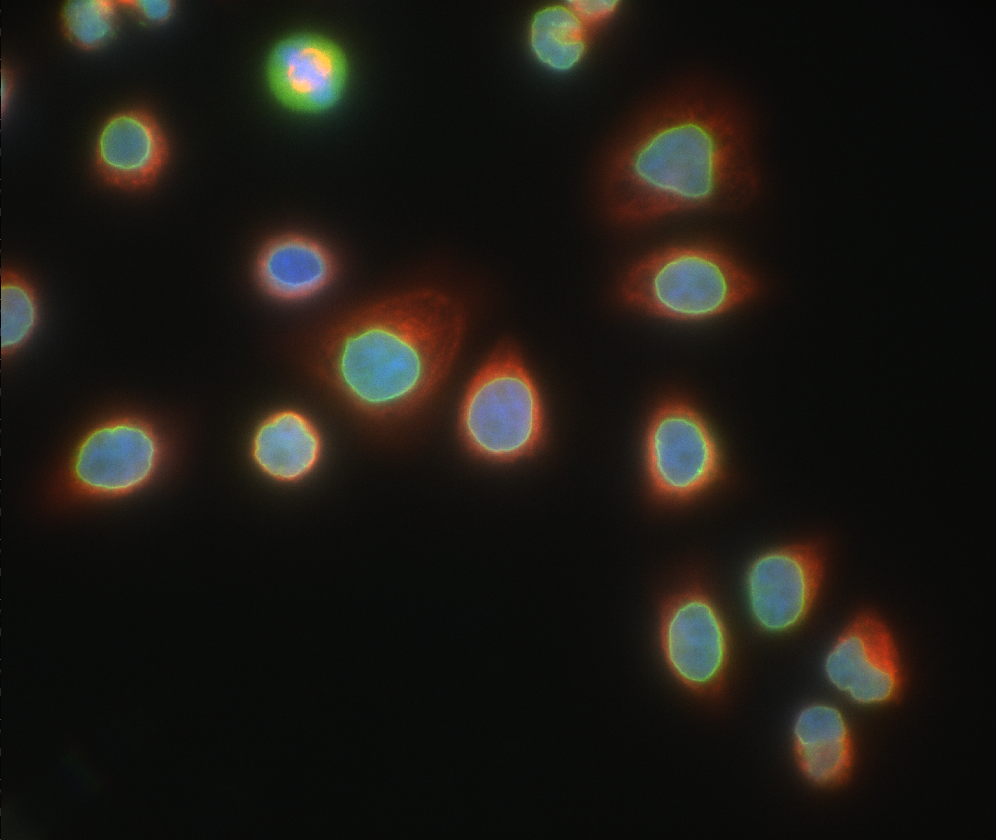
#> input picture img/Async2_overlapCROP.ome.tif, 996 x 840 px
$ python process.py   (older library calls are emulated)
#> lines starting #> are read from the running program, lines starting #| are printed output that depends on the picture
from imageio import imread
from pathlib import Path

import matplotlib.pyplot as plt

import skimage
import scipy

from scipy import ndimage as ndi

from scipy.ndimage import convolve
from scipy.ndimage import correlate
from skimage.morphology import reconstruction
from skimage import feature


#######################################
# mostly stollen from:
# http://scikit-image.org/docs/dev/user_guide/tutorial_segmentation.html
# simply amazing.
#######################################

# use modern pathlib instead of os.path
img_path = Path('./img') / 'Async2_overlapCROP.ome.tif'
# img_path = Path('./img') / 'G2M_T0_20_overlapCROP.ome.tif'
# img_path = Path('./img') / 'T25_8_overlapCROP.ome.tif'

# load tiff image using imageio, which uses Pillow underneath
im = imread(img_path)
#> im is the input picture: shape (840, 996, 3); mean R, G, B 28.3, 25.4, 20.4

im = skimage.img_as_float(im)

# split color channels from a 3D numpy array
r,g,b = [im[:,:,idx] for idx in (0,1,2)]
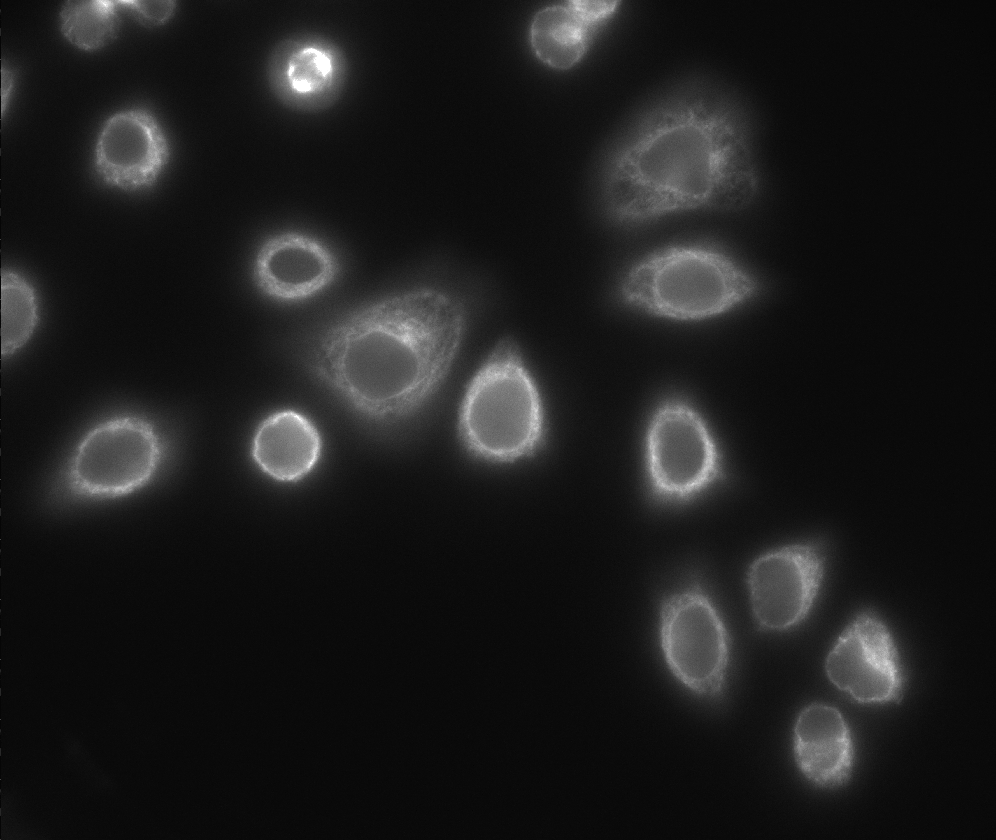
#> r: shape (840, 996) float64; min 0.00784, max 1, mean 0.111
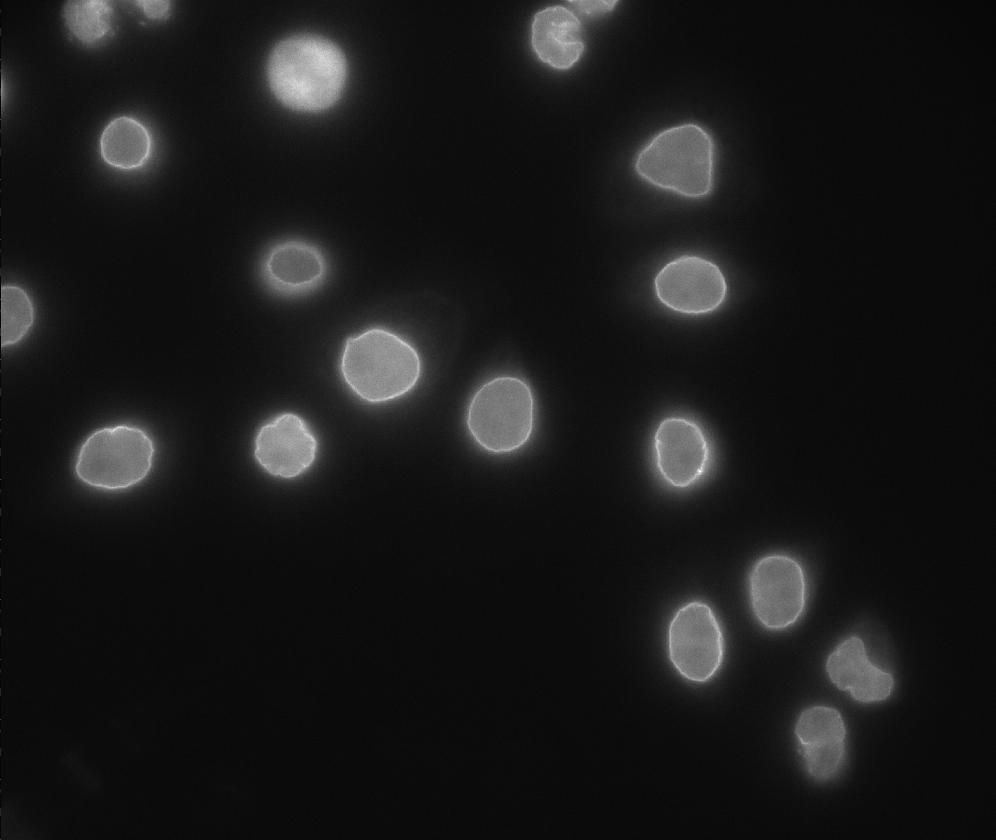
#> g: shape (840, 996) float64; min 0.0157, max 1, mean 0.0998
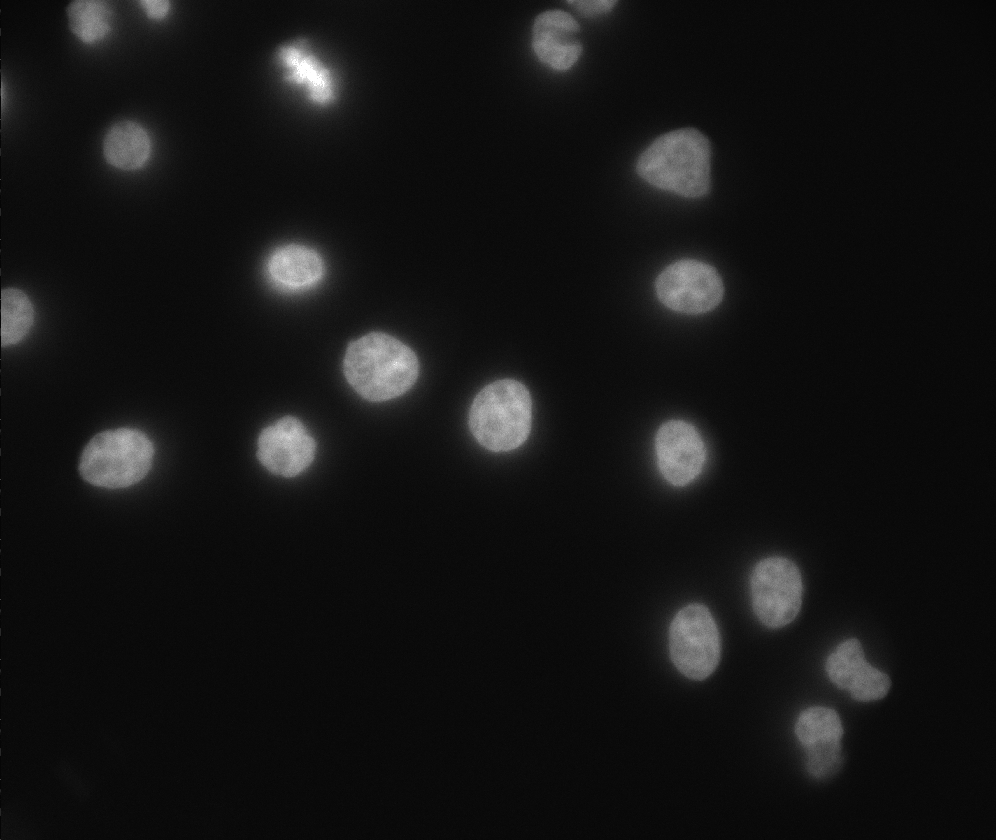
#> b: shape (840, 996) float64; min 0.00392, max 1, mean 0.0801


# [10 lines of commented-out code are left out]


from skimage.morphology import watershed
from skimage.filters import sobel

elevation_map = sobel(g)
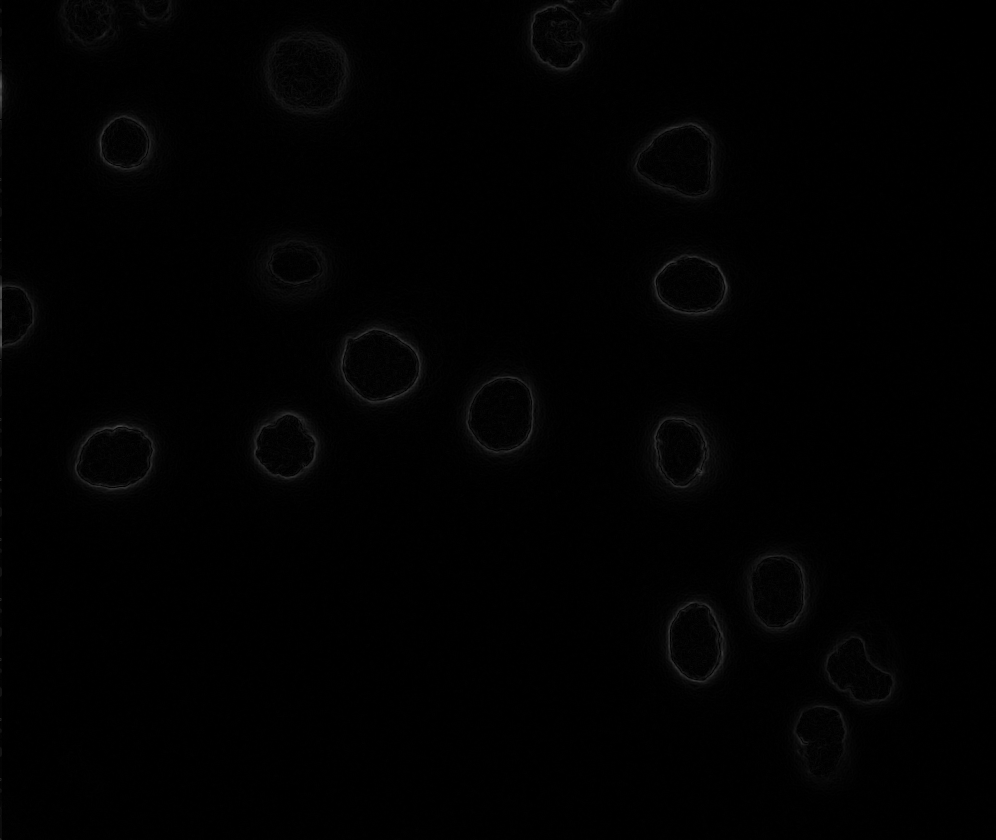
#> elevation_map: shape (840, 996) float64; min 0, max 0.339, mean 0.0075
plt.imshow(elevation_map)
plt.show()

#> (the run stopped early here; a loop or call above may not have finished)

$ run again, with img/G2M_T0_20_overlapCROP.ome.tif copied over img/Async2_overlapCROP.ome.tif
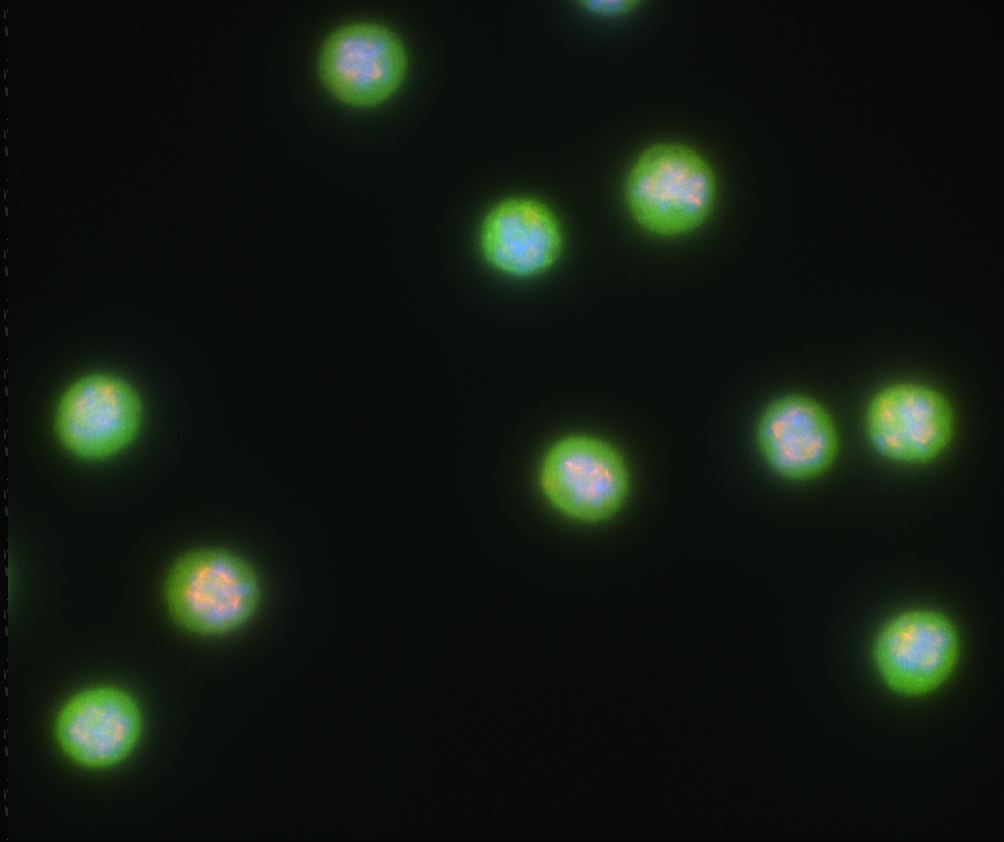
#> input picture img/G2M_T0_20_overlapCROP.ome.tif, 1004 x 842 px
#> im is the input picture: shape (842, 1004, 3); mean R, G, B 17.7, 25.3, 17.2
#> `r,g,b = [im[:,:,idx] for idx in (0,1,2)]`:
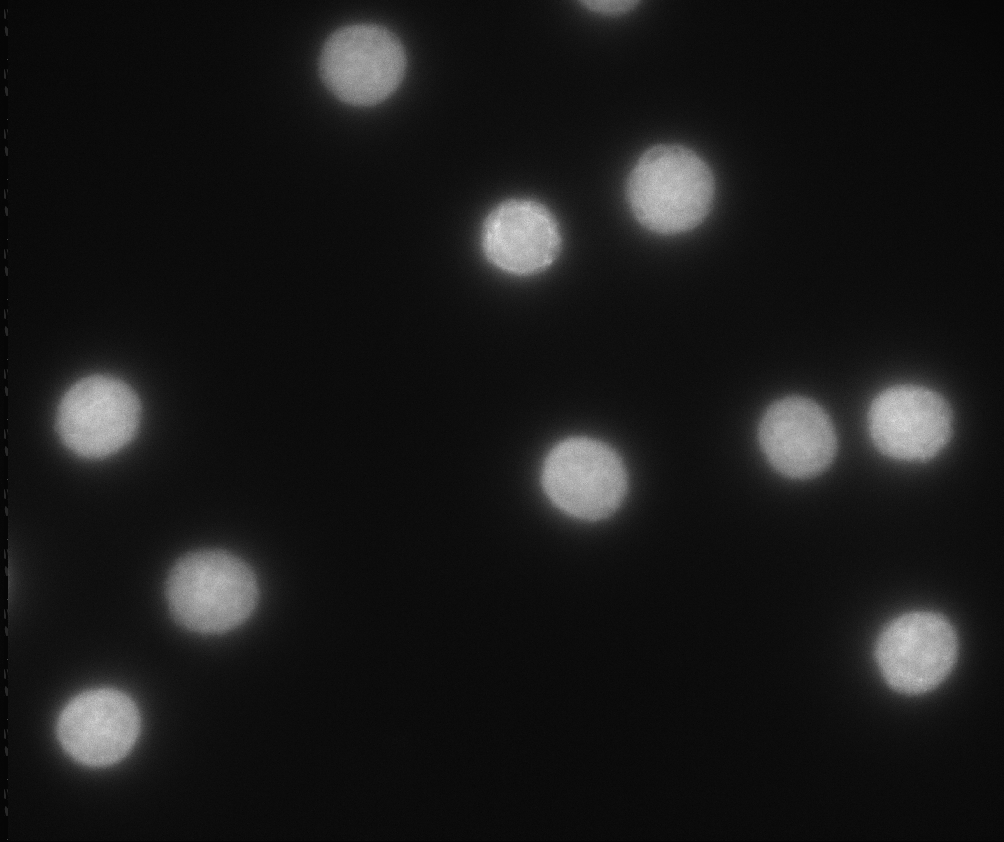
#> g: shape (842, 1004) float64; min 0.0157, max 0.902, mean 0.0992
#> `elevation_map = sobel(g)`:
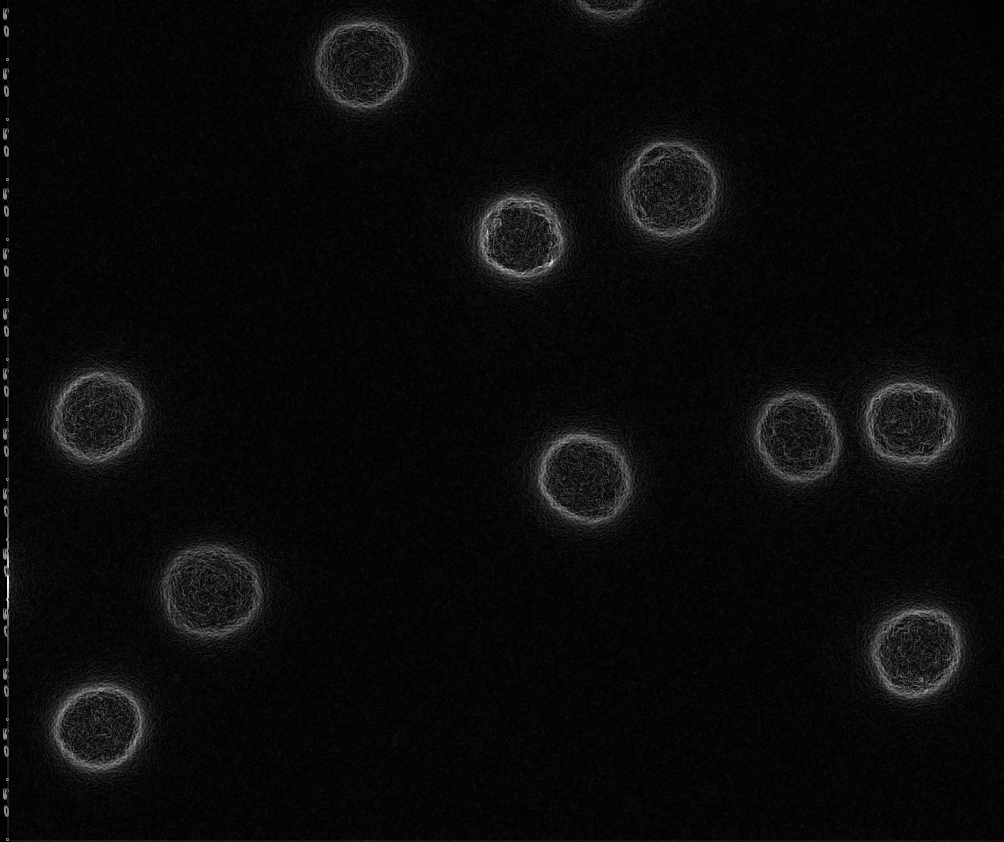
#> elevation_map: shape (842, 1004) float64; min 0, max 0.162, mean 0.00671; drawn with min black and max white

$ run again, with img/T25_8_overlapCROP.ome.tif copied over img/Async2_overlapCROP.ome.tif
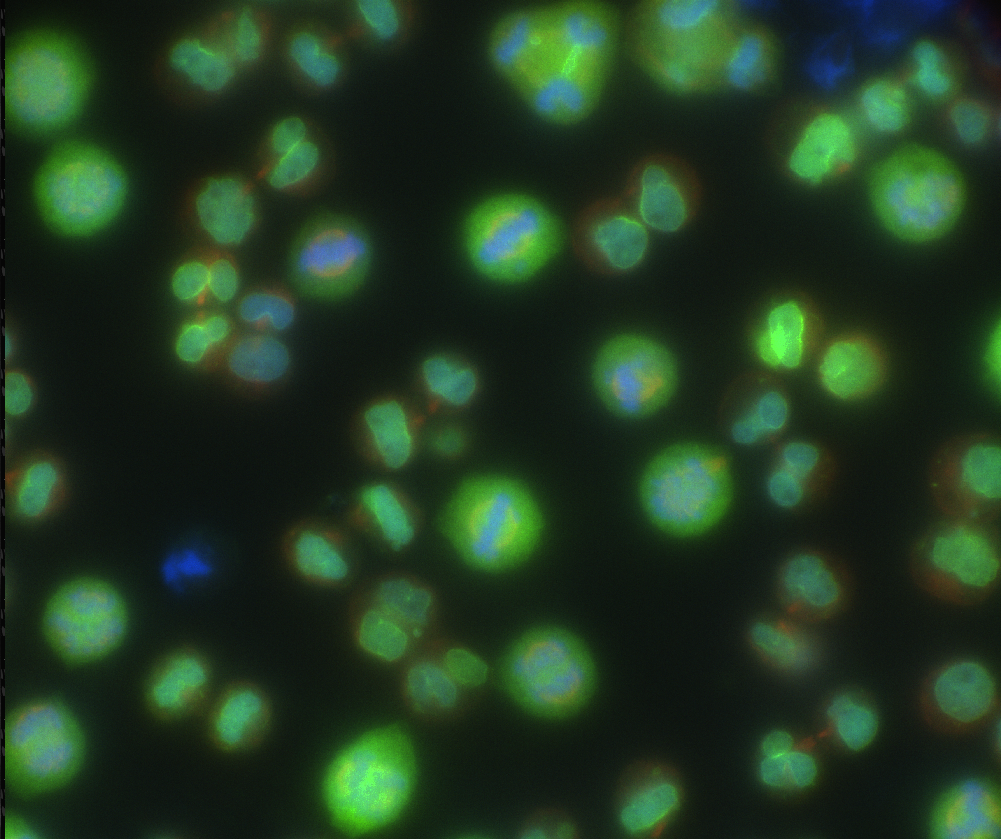
#> input picture img/T25_8_overlapCROP.ome.tif, 1001 x 839 px
#> im is the input picture: shape (839, 1001, 3); mean R, G, B 33, 56.9, 33.6
#> `r,g,b = [im[:,:,idx] for idx in (0,1,2)]`:
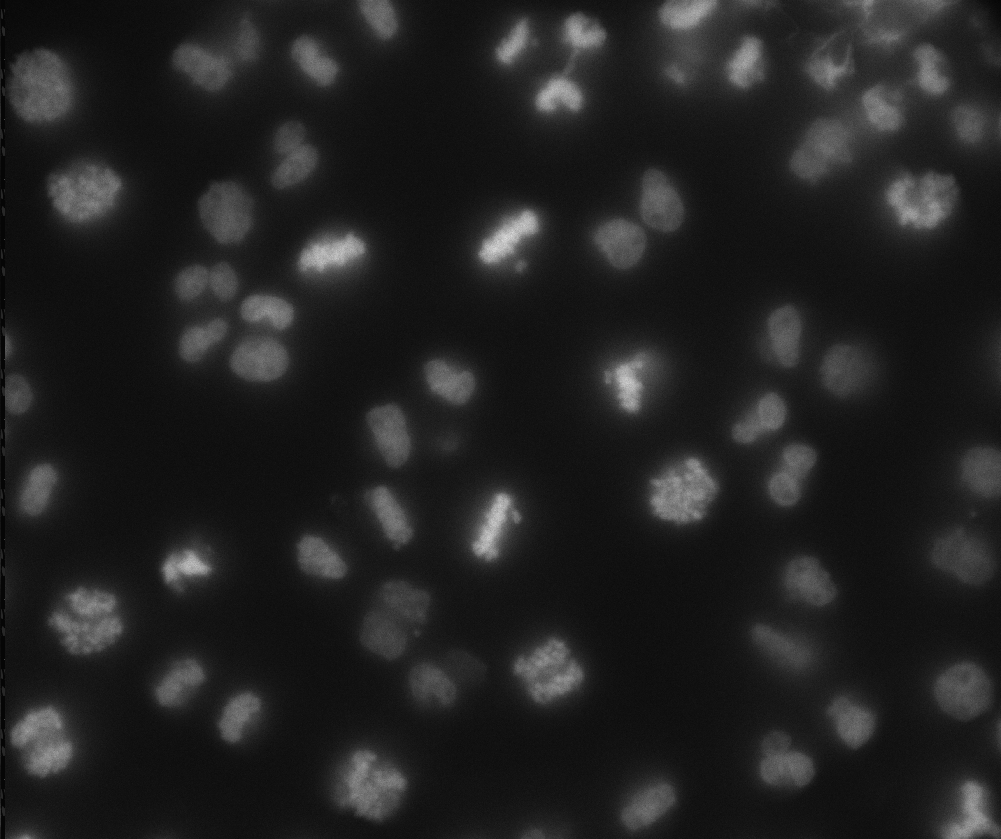
#> b: shape (839, 1001) float64; min 0.0196, max 0.859, mean 0.132
#> `elevation_map = sobel(g)`:
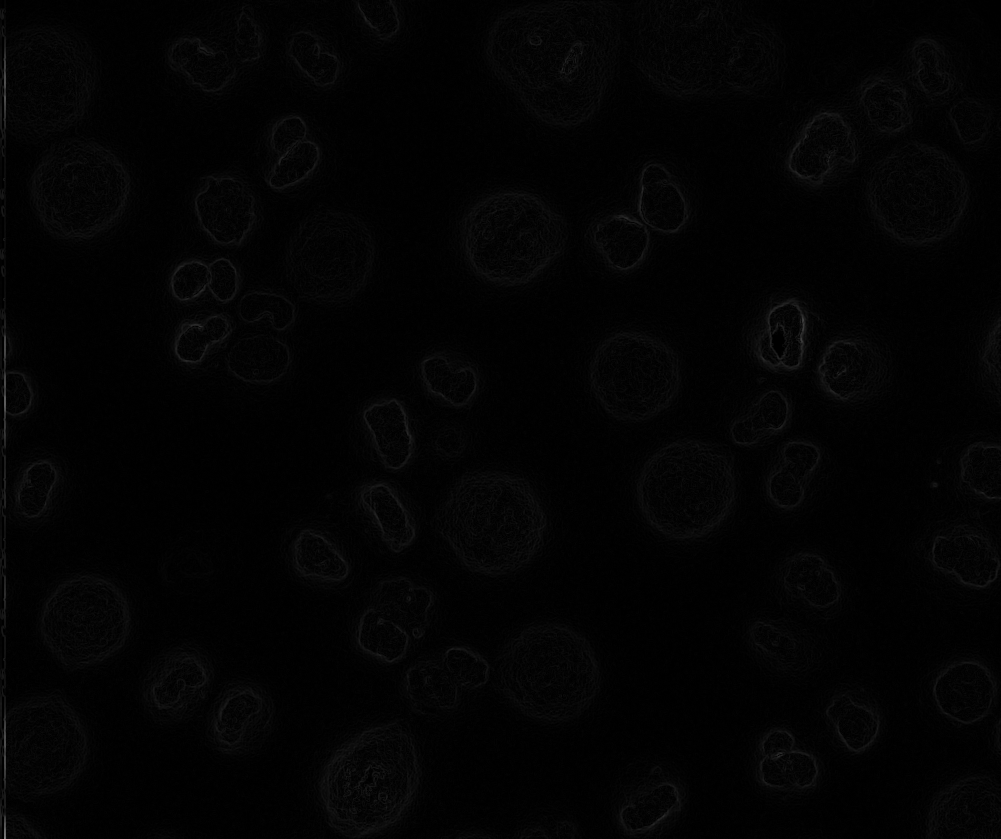
#> elevation_map: shape (839, 1001) float64; min 0, max 0.514, mean 0.0136
